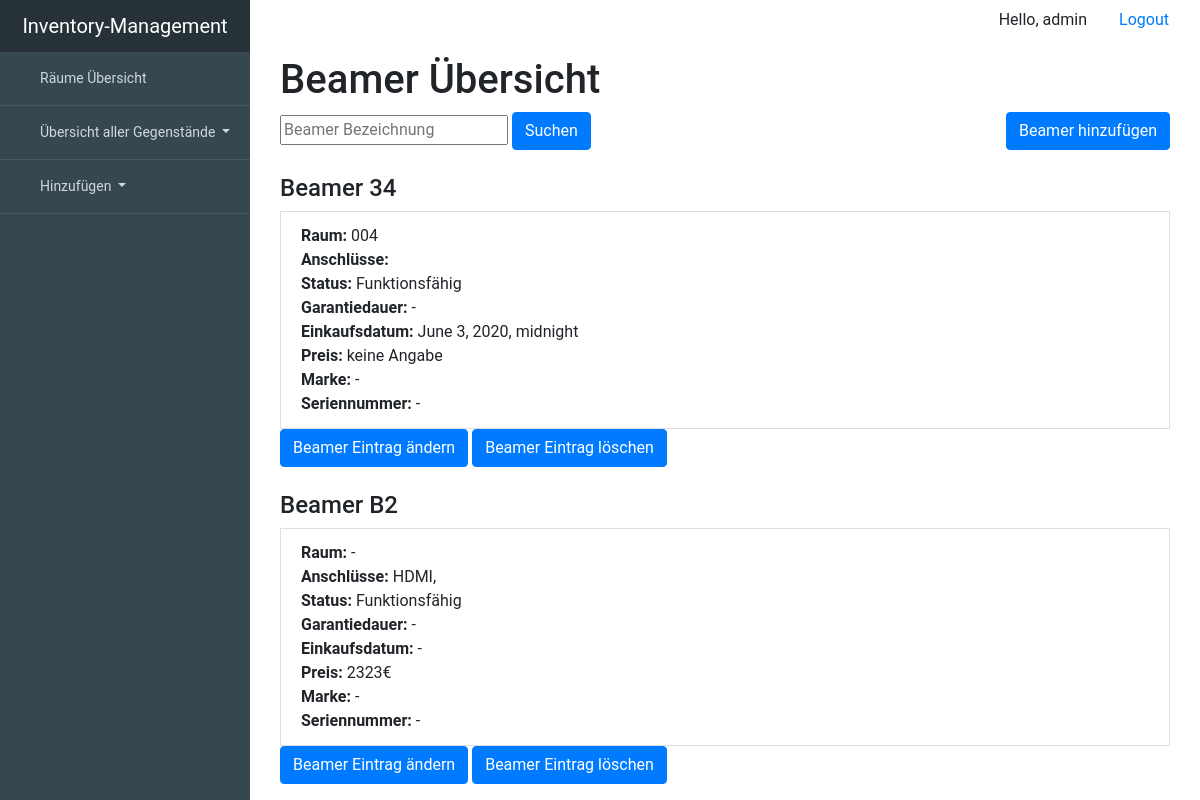
Before: /beamer/all (signed in) with the older database file.
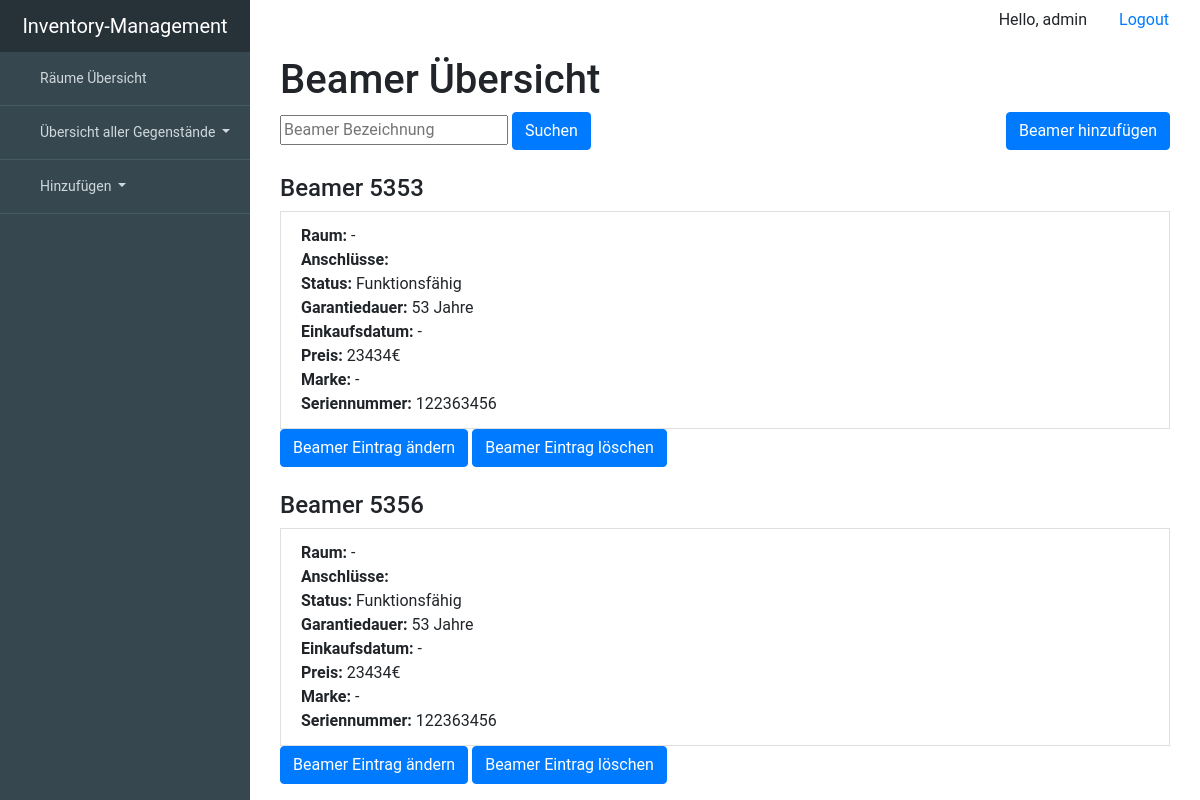
After: the same page with the newer database file.
### inventory_managementsentials/models.py (models this page shows, shortened)
class Device(models.Model):
    room = models.ForeignKey('Room', null=True, blank=True, on_delete=models.SET_NULL)
    description = models.CharField(max_length=99, unique=True, primary_key=True)
    working = 'working'
    broken = 'broken'
    status_choice = [(working, "working"), (broken, "broken")]
    status = models.CharField(choices=status_choice, max_length=7, blank=True, null=True)
    serialnumber = models.CharField(max_length=99, blank=True, null=True)
    warranty_period = models.IntegerField(blank=True, null=True)
    date_of_purchase = models.DateTimeField(blank=True, null=True)
    price = models.IntegerField(blank=True, null=True)
    brand = models.ForeignKey(Brand, on_delete=models.SET_NULL, blank=True, null=True)
    class Meta:
        abstract = True

class Beamer(Device):
    HDMI = models.BooleanField(blank=True, null=True)
    VGA = models.BooleanField(blank=True, null=True)
    DVI = models.BooleanField(blank=True, null=True)
    DB = models.BooleanField(blank=True, null=True)
    USBTypeC = models.BooleanField(blank=True, null=True)
    class Meta:
        verbose_name = "Beamer"
        verbose_name_plural = "Beamers"

class Room(models.Model):
    description = models.CharField(max_length=99, unique=True, primary_key=True)
    location = models.ForeignKey('Location', null=True, on_delete=models.SET_NULL, blank=True)
    blackboard = models.BooleanField(blank=True, null=True)
    chair = models.DecimalField(blank=True, max_digits=3, decimal_places=0, null=True)
    table = models.DecimalField(blank=True, max_digits=3, decimal_places=0, null=True)
    def __str__(self):
        return self.description
    class Meta:
        verbose_name = "room"
        verbose_name_plural = "rooms"

### inventory_managementsentials/views.py (the view)
# urls.py: url(r'^beamer/all$', views.BeamerView.as_view(), name='BeamerView'),
class BeamerView(LoginRequiredMixin, generic.ListView):
    login_url = 'inventory_managementsentials:login'
    template_name = 'inventory_managementsentials/all/all_beamers.html'
    context_object_name = 'beamer_list'
    def get_queryset(self):
        filter_description = self.request.GET.get('beamer_description', None)
        if filter_description is not None:
            print(Beamer.objects.filter(description__icontains=filter_description))
            return Beamer.objects.filter(description__icontains=filter_description)
        else:
            return Beamer.objects.order_by('description')

### inventory_managementsentials/templates/inventory_managementsentials/all/all_beamers.html (shortened to what this page needs)
{% extends "inventory_managementsentials/base.html" %}
{% block content %}
    <div class="container">
        <header>
            <div class="editor-indent" style=" margin-right: 50px">
                <div class="inner">
                    <h1>Beamer Übersicht </h1>
                </div>
            </div>
        </header>
    <div>
        <form method="GET" action="/beamer/all">
                <input type="text" name="beamer_description" placeholder="Beamer Bezeichnung">
                <button type="submit" class="btn btn-primary">Suchen</button>
                <a href='/add/beamer/' class="btn btn-primary" style="float:right">Beamer hinzufügen</a>
            </form>
    </div>
        <div class="whatever_else_you_need">
            {% if beamer_list %}
                {% for beamer in beamer_list %}
                    <div class="list-group">
                        <br>
                        <h4 class="list-group-itemlist-group-item-action active">Beamer {{ beamer.description }}</h4>
                        <a class="list-group-item list-group-item-action">
                            <strong>Raum: </strong>{{ beamer.room|default_if_none:'-' }}<br>
                            <strong>Anschlüsse:</strong>
                            {% if beamer.HDMI %}HDMI,{% endif %}
                            {% if beamer.USBTypeC %}USBTypeC,{% endif %}<br>
                            <strong>Status:</strong>
                        {% if beamer.status == 'working' %}
                            Funktionsfähig
                        {% elif beamer.status == 'broken' %}
                            <strong>Defekt</strong>
                        {% else %}
                            -
                        {% endif %}<br>
                            <strong>Garantiedauer:</strong>
                        {% if beamer.warranty_period %}
                            {{ beamer.warranty_period }} Jahre
                        {% else %}
                            -
                        {% endif %}
                        <br>
                            <strong>Einkaufsdatum:</strong> {{ beamer.date_of_purchase|default_if_none:'-' }}<br>
                            <strong>Preis:</strong>
                        {% if beamer.price %}
                            {{ beamer.price}}€
                        {% else %}
                            keine Angabe
                        {% endif %}
                        <br>
                            <strong>Marke:</strong> {{ beamer.brand|default_if_none:'-'}}<br>
                            <strong>Seriennummer: </strong> {{ beamer.serialnumber|default_if_none:'-'}}<br>
                        </a>
                        <div>
                            <a href='/update/beamer/{{ beamer.description }}' class="btn btn-primary">Beamer Eintrag ändern</a>
                            <a href='/delete/beamer/{{ beamer.description }}' class="btn btn-primary">Beamer Eintrag löschen</a>
                        </div>
                    </div>
                {% endfor %}
        </div>
            {% else %}
                <p>Keine Beamer vorhanden.</p>
            {% endif %}
    </div>
{% endblock %}

### inventory_managementsentials/templates/inventory_managementsentials/base.html (shortened to what this page needs)
{% load static %}
<!DOCTYPE html>
<html lang="de">
<head>
    <link rel="stylesheet"
          href="https://stackpath.bootstrapcdn.com/bootstrap/4.4.1/css/bootstrap.min.css"
>
</head>
<body>
<div id="viewport">
  <div id="sidebar">
    <header>
      <a href="#">Inventory-Management</a>
    </header>
    <ul class="nav flex-column">
      <li class="nav-item">
        <a class="nav-link" href="{% url 'inventory_managementsentials:RoomView' %}">
           Räume Übersicht
        </a>
      </li>
        <li class="nav-item dropdown">
      <a class="nav-link dropdown-toggle" href="#" id="navbardrop" data-toggle="dropdown">
          Übersicht aller Gegenstände
      </a>
    </li>
        <li class="nav-item dropdown">
      <a class="nav-link dropdown-toggle" href="#" id="navbardrop" data-toggle="dropdown">
          Hinzufügen
      </a>
    </li>
    </ul>
  </div>
      <div class="container" >
        <ul class="nav justify-content-end">
            <li class="nav-item">
                <p class="nav-link">Hello, {{ request.user }}</p>
            </li>
          <li class="nav-item">
            <a class="nav-link" href="{% url 'inventory_managementsentials:logout' %}">Logout</a>
          </li>
        </ul>
      </div>
<div id="content">
    <div class="container-fluid">
      {% block content %}
      {% endblock content %}
    </div>
  </div>
</div>
</body>
</html>

### inventory_managementsentials/templates/inventory_managementsentials/base.html (style rules this page uses)
body { overflow-x: hidden; font-family: 'Roboto', sans-serif; font-size: 16px; }
#viewport { padding-left: 250px; -webkit-transition: all 0.5s ease; -moz-transition: all 0.5s ease; -o-transition: all 0.5s ease; transition: all 0.5s ease; }
#content { width: 100%; position: relative; margin-right: 0; }
#sidebar { z-index: 1000; position: fixed; left: 250px; width: 250px; height: 100%; margin-left: -250px; overflow-y: auto; background: #37474F; -webkit-transition: all 0.5s ease; -moz-transition: all 0.5s ease; -o-transition: all 0.5s ease; transition: all 0.5s ease; }
#sidebar header { background-color: #263238; font-size: 20px; line-height: 52px; text-align: center; }
#sidebar header a { color: #fff; display: block; text-decoration: none; }
#sidebar .nav a { background: none; border-bottom: 1px solid #455A64; color: #CFD8DC; font-size: 14px; padding: 16px 24px; }

Changed rows visible on the page:
removed Beamer: description "34", room "004", status "Funktionsfähig", date_of_purchase "June 3, 2020, midnight", shows "keine Angabe", brand "-", serialnumber "-"
removed Beamer: description "B2", room "-", HDMI "HDMI,", status "Funktionsfähig", date_of_purchase "-", price "2323", brand "-", serialnumber "-"
added Beamer: description "5353", room "-", status "Funktionsfähig", warranty_period "53", date_of_purchase "-", price "23434", brand "-", serialnumber "122363456"
added Beamer: description "5356", room "-", status "Funktionsfähig", warranty_period "53", date_of_purchase "-", price "23434", brand "-", serialnumber "122363456"
